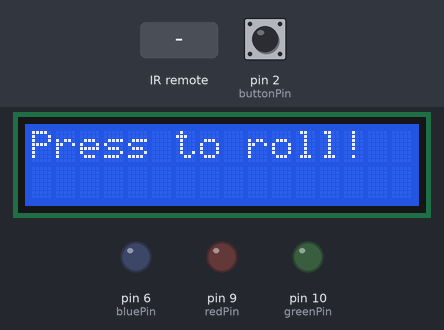
This sketch was run on a simulated Arduino Mega 2560, built with avr-gcc and run on an emulated ATmega2560. Shown: 16×2 character LCD, output pins drawn as LEDs (lit = HIGH). Inputs (shaded band) come from the test bench; at power-on: pin 2 (buttonPin) HIGH. Random numbers use the default seed unless the sketch sets one.

Above: at 1.2 s.
1.3 s: pin 2 (buttonPin) pulled LOW for 0.15 s
At 1.73 s:
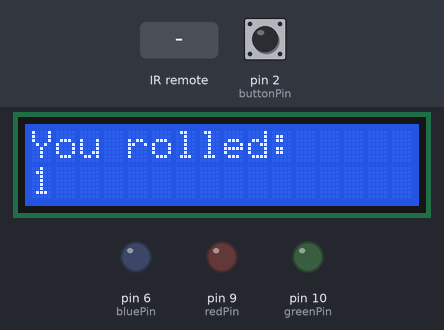
2.9 s: infrared code 0xF30CFF00 received
At 4.6 s:
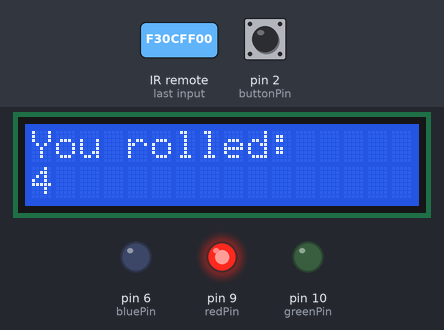
4.9 s: infrared code 0xE718FF00 received
At 5.7 s:
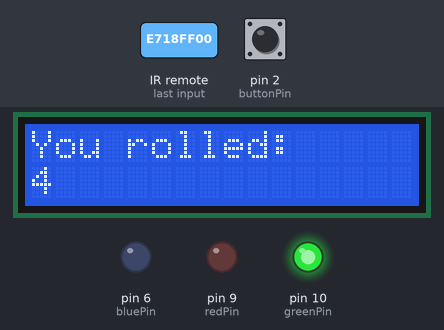
6.4 s: infrared code 0xA15EFF00 received
At 6.8 s:
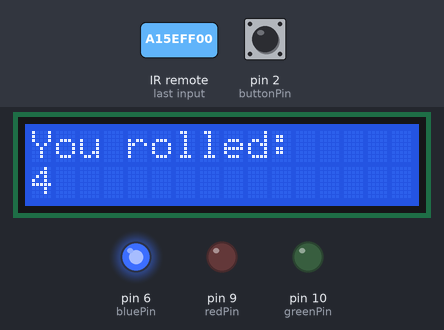
7.9 s: infrared code 0xF708FF00 received
At 9.1 s:
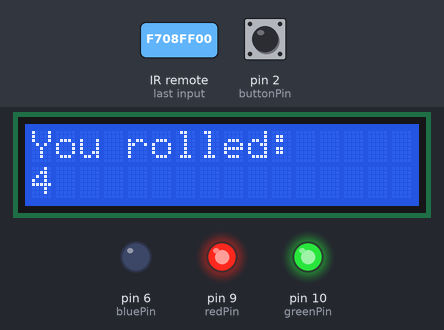
9.4 s: infrared code 0xE31CFF00 received
At 10.3 s:
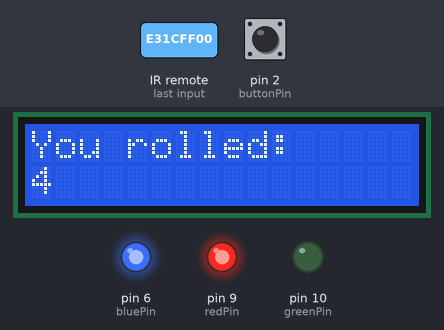
Timing chart, 0 to 11.9 s (numbered marks = the images above; inputs shaded):
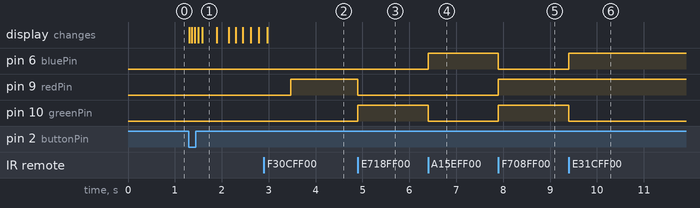

The sketch:

Dice_IR_Remote_Lamp_Code.ino
```cpp
#include <LiquidCrystal.h>
#include <IRremote.hpp>

// ---- Dice ----
int buttonPin = 2;
LiquidCrystal lcd(22, 23, 4, 5, 8, 7); // RS, EN, D4, D5, D6, D7

// ---- Lamp ----
int redPin = 9, greenPin = 10, bluePin = 6;

// ---- IR remote ----
#define IR_PIN 11

#define CODE_1 0xF30CFF00
#define CODE_2 0xE718FF00
#define CODE_3 0xA15EFF00
#define CODE_4 0xF708FF00
#define CODE_5 0xE31CFF00
#define CODE_6 0xA55AFF00

void setup() {
  pinMode(buttonPin, INPUT_PULLUP);
  pinMode(redPin, OUTPUT);
  pinMode(greenPin, OUTPUT);
  pinMode(bluePin, OUTPUT);
  randomSeed(analogRead(A0));

  lcd.begin(16, 2);
  lcd.print("Press to roll!");

  IrReceiver.begin(IR_PIN);
}

void loop() {
  checkDiceButton();
  checkRemote();
}

// ---------- DICE ----------
void checkDiceButton() {
  if (digitalRead(buttonPin) == LOW) {
    for (int i = 0; i < 15; i++) {
      int flash = random(1, 7);
      showNumber(flash);
      delay(50 + i * 10);
    }
    int result = random(1, 7);
    showNumber(result);
    delay(300); // simple debounce
  }
}

void showNumber(int num) {
  lcd.clear();
  lcd.setCursor(0, 0);
  lcd.print("You rolled:");
  lcd.setCursor(0, 1);
  lcd.print(num);
}

// ---------- LAMP ----------
void checkRemote() {
  if (IrReceiver.decode()) {
    unsigned long code = IrReceiver.decodedIRData.decodedRawData;

    if (code == CODE_1) setColor(255, 0, 0);     // red
    if (code == CODE_2) setColor(0, 255, 0);     // green
    if (code == CODE_3) setColor(0, 0, 255);     // blue
    if (code == CODE_4) setColor(255, 255, 0);   // yellow
    if (code == CODE_5) setColor(255, 0, 255);   // purple
    if (code == CODE_6) setColor(0, 255, 255);   // cyan

    IrReceiver.resume();
  }
}

void setColor(int r, int g, int b) {
  analogWrite(redPin, r);
  analogWrite(greenPin, g);
  analogWrite(bluePin, b);
}
```

Measured:
- after the input at 1.3 s, the display: first changes at once (image 1 shows a later state)
- after the input at 2.9 s, pin 9 (redPin): LOW → HIGH after 0.57 s
- after the input at 4.9 s, pin 9 (redPin): HIGH → LOW at once; pin 10 (greenPin): LOW → HIGH at once
- after the input at 6.4 s, pin 6 (bluePin): LOW → HIGH at once; pin 10 (greenPin): HIGH → LOW at once
- after the input at 7.9 s, pin 6 (bluePin): HIGH → LOW at once; pin 9 (redPin), pin 10 (greenPin): LOW → HIGH at once
- after the input at 9.4 s, pin 6 (bluePin): LOW → HIGH at once; pin 10 (greenPin): HIGH → LOW at once
